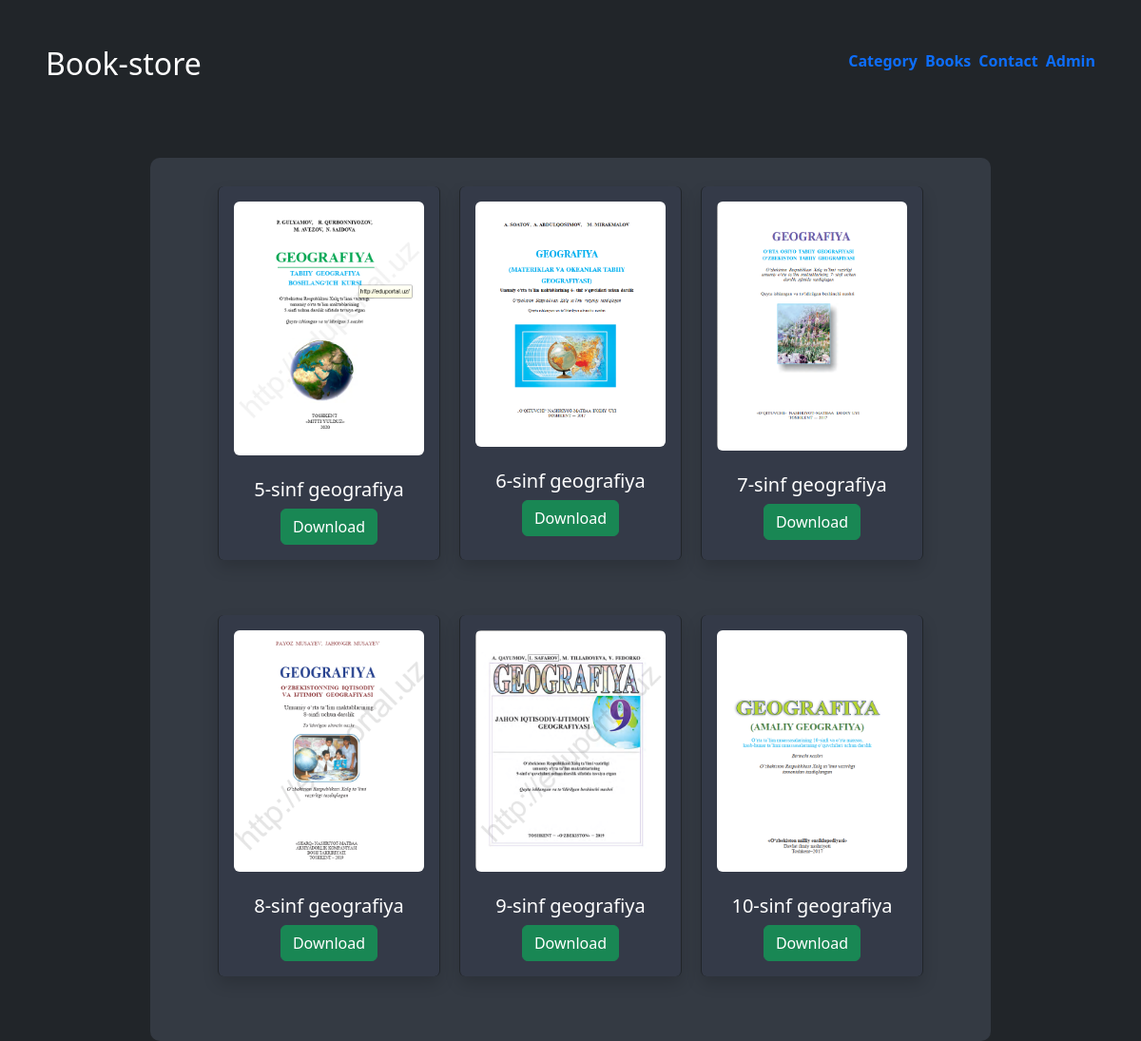
The page /directions/46/ on the database its author committed.
### book/models.py (models this page shows)
class Book(models.Model):
    name = models.CharField(max_length=255)
    category = models.ForeignKey(Category, on_delete=models.CASCADE)
    cover = models.ImageField(upload_to='book_covers/')
    book_pdf = models.FileField(upload_to='book_pdfs/')

### book/views.py (the view)
# urls.py: path('directions/<int:pk>/', directions),
def directions(request, pk):
    book = Book.objects.filter(category=pk)
    book_pdf = Book.objects.all()
    if book:
        return render(request, 'book/book_lists.html', {'books': book})
    else:
        test = "NOT FOUND"
        return render(request, 'book/book_lists.html', {'test': test})

### book/templates/book/book_lists.html
{% extends 'book/index.html'%}
{% block body %}
<center><div class="d-flex" style="width: 80%; height: auto; display: flex; justify-content: center; flex-wrap: wrap; background-color: #343a43; border-radius: 10px; padding: 20px; margin-top:80px;">
    {% if books %}
    {% for i in books %}
<div style="with: 200px; background-color: #343a48; height: auto; margin: 10px;" class="shadow p-3 mb-5 bg-grey rounded border-dark border-end border-start">
                <figure class="figure">
                <img src="/media/{{ i.cover }}" class="figure-img img-fluid rounded" width="200" alt="dsadsa">
                </figure>
                <h5>{{ i.name }}</h5>
                <a href="/media/{{ i.book_pdf }}" download><button class="btn btn-success">Download</button></a>
                </div>
    {%  endfor %}
    {% else %}
    <h2>NOT FOUND</h2>
    {% endif %}
</div></center>
{% endblock %}

### rows shown on the page
Book: cover (picture), name "5-sinf geografiya"
Book: cover (picture), name "6-sinf geografiya"
Book: cover (picture), name "7-sinf geografiya"
Book: cover (picture), name "8-sinf geografiya"
Book: cover (picture), name "9-sinf geografiya"
Book: cover (picture), name "10-sinf geografiya"
